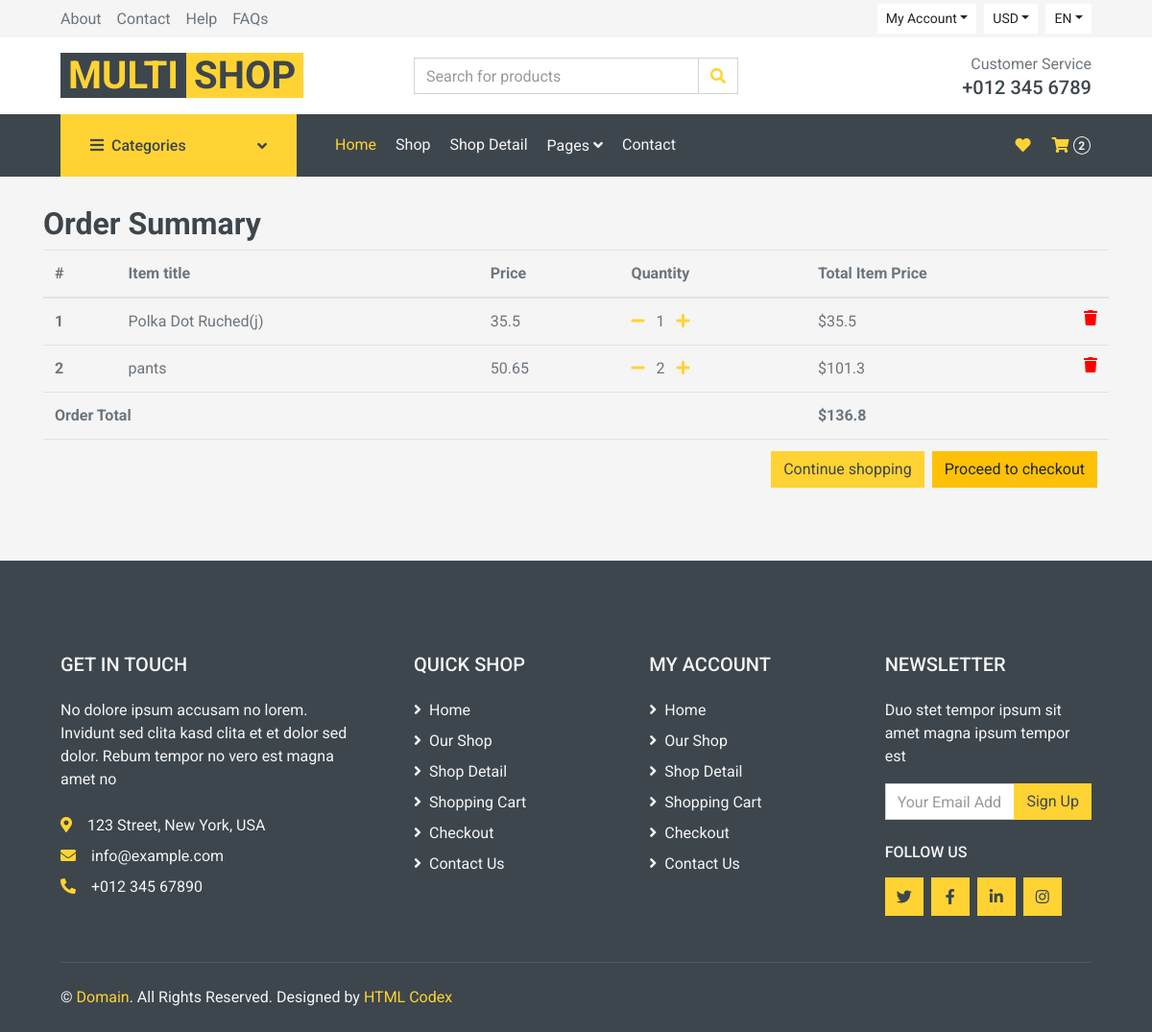
Before: /order-summary/ (signed in) with the older database file.
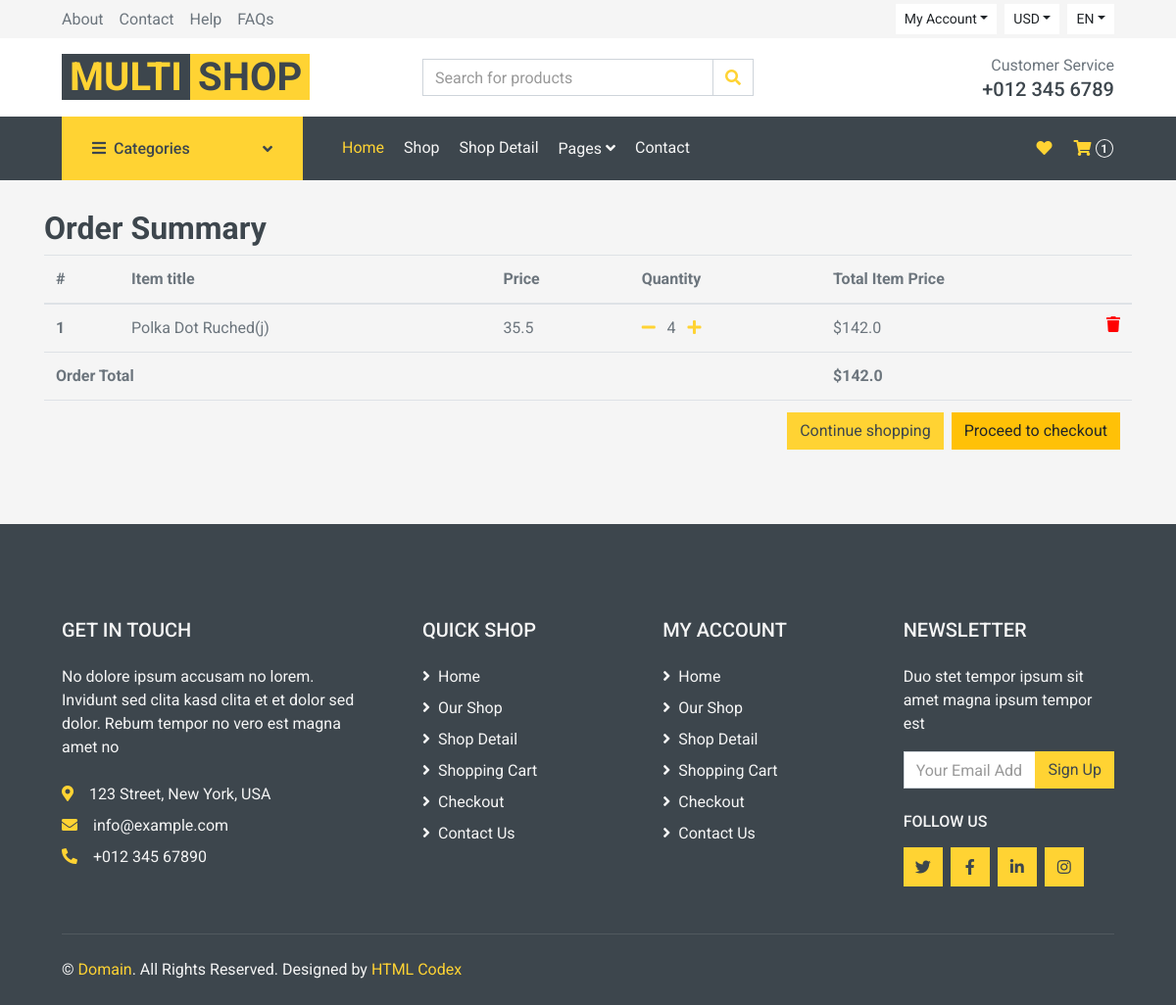
After: the same page with the newer database file.
### shop/models.py (models this page shows, shortened)
class User(AbstractBaseUser):
	email = models.EmailField(verbose_name='Email Address', unique=True, null=True)
	username = models.CharField(max_length=100, unique=True)
	date_joined = models.DateTimeField(verbose_name='date joined', auto_now_add=True)
	last_login = models.DateTimeField(verbose_name='last login', auto_now=True)
	is_admin = models.BooleanField(default=False)
	is_active = models.BooleanField(default=False)
	is_staff = models.BooleanField(default=False)
	is_superuser = models.BooleanField(default=False)
	USERNAME_FIELD = 'email'
	REQUIRED_FIELDS = ['username', ]
	objects = CustomUserManager()

class Order(models.Model):
    costumer = models.ForeignKey(User, on_delete=models.CASCADE, null=True)
    date_created = models.DateTimeField(auto_now_add=True)
    date_update = models.DateTimeField(auto_now=True)
    items = models.ManyToManyField(OrderItem)
    total = models.FloatField(default=0.00)
    active = models.BooleanField(default=True)
    order_date = models.DateTimeField(null=True)
    def get_total(self):
        total = 0
        for order_item in self.items.all():
            total += order_item.get_final_price()
        return total

class OrderItem(models.Model):
    item = models.ForeignKey(Item, on_delete=models.CASCADE)
    costumer = models.ForeignKey(User, on_delete=models.CASCADE, null=True)
    quantity = models.IntegerField(default=1)
    active = models.BooleanField(default=True)
    def get_total_item_price(self):
        return self.quantity * self.item.price
    def get_final_price(self):
        if self.item.discount_price:
            return self.get_total_discount_item_price()
        return self.get_total_item_price()

class Item(models.Model):
    name = models.CharField(max_length=100)
    category_1 = models.ForeignKey(Category1, on_delete=models.SET_NULL, null=True)
    category_2 = models.CharField(max_length=5, choices=CATEGORY2_CHOICES, null=True)
    picture = models.ImageField(upload_to='media/products', default='media/products/example.jpg')
    price = models.FloatField()
    slug = models.SlugField(null=True, blank=True)
    rate = models.FloatField(default=0, null=True, blank=True)
    discount_price = models.FloatField(blank=True, null=True)

### shop/views.py (the view)
# urls.py: path('order-summary/', views.OrderSummaryView, name='order-summary'),
def OrderSummaryView(request):
    try:
        order = Order.objects.get(costumer=request.user, active=True)
        context = {
            'object': order
        }
        return render(request, 'shop/order_summary.html', context)
    except ObjectDoesNotExist:
        messages.warning(self.request, "You do not have an active order")
        return redirect("shop:home")

### shop/templatetags/shopping_card.py (called while the page is built)
@register.filter
def cart_item_count(user):
	if user.is_authenticated:
		qs = Order.objects.filter(costumer=user, active=True)
		if qs.exists():
			return qs[0].items.count()
	return 0

### templates/shop/order_summary.html (shortened to what this page needs)
{% extends "base.html" %}
{% block content %}
  <main>
    <div class="container">
    <div class="table-responsive text-nowrap">
    <h2>Order Summary</h2>
    <table class="table">
        <thead>
        <tr>
            <th scope="col">#</th>
            <th scope="col">Item title</th>
            <th scope="col">Price</th>
            <th scope="col">Quantity</th>
            <th scope="col">Total Item Price</th>
        </tr>
        </thead>
        <tbody>
        {% for order_item in object.items.all %}
        <tr>
            <th scope="row">{{ forloop.counter }}</th>
            <td>{{ order_item.item.name }}</td>
            <td>{{ order_item.item.price }}</td>
            <td>
                <a href="{% url 'shop:remove-one-item-from-cart' order_item.item.pk %}"><i class="fas fa-minus mr-2"></i></a>
                {{ order_item.quantity }}
                <a href="{% url 'shop:add-to-cart' order_item.item.pk %}"><i class="fas fa-plus ml-2"></i></a>
            </td>
            <td>
            {% if order_item.item.discount_price %}
                ${{ order_item.get_total_discount_item_price }}
                <span class="badge badge-primary">Saving ${{ order_item.get_amount_saved }}</span>
            {% else %}
                ${{ order_item.get_total_item_price }}
            {% endif %}
            <a style='color: red;' href="{% url 'shop:remove-from-cart' order_item.item.pk %}">
                <i class="fas fa-trash float-right"></i>
            </a>
            </td>
        </tr>
        {% endfor %}
        {% if object.get_total %}
        <tr>
            <td colspan="4"><b>Order Total</b></td>
            <td><b>${{ object.get_total }}</b></td>
        </tr>
        <tr>
            <td colspan="5">
            <a class='btn btn-warning float-right ml-2' href='/checkout/'>Proceed to checkout</a>
            <a class='btn btn-primary float-right' href='/'>Continue shopping</a>
            </td>
        </tr>
        {% endif %}
        </tbody>
    </table>
    </div>
    </div>
  </main>
{% endblock content %}

### templates/base.html (shortened to what the changed rows need)
{% load static %}
{% load shopping_card %}
<!DOCTYPE html>
<html lang="en">
<head>
    <link href="https://cdnjs.cloudflare.com/ajax/libs/font-awesome/5.10.0/css/all.min.css" rel="stylesheet">
    <link href="{% static 'lib/animate/animate.min.css' %}"  rel="stylesheet">
    <link href="{% static 'lib/owlcarousel/assets/owl.carousel.min.css' %}"  rel="stylesheet">
    <link href="{% static 'css/style.css' %}" rel="stylesheet">
</head>
<body>
    <div class="container-fluid bg-dark mb-30">
        <div class="row px-xl-5">
            <div class="col-lg-9">
                <nav class="navbar navbar-expand-lg bg-dark navbar-dark py-3 py-lg-0 px-0">
                    <div class="collapse navbar-collapse justify-content-between" id="navbarCollapse">
                        <div class="navbar-nav ml-auto py-0 d-none d-lg-block">
                            {% if user.is_authenticated %}
                                <a href="{% url 'shop:filter-4' %}" class="btn px-0">
                                    <i class="fas fa-heart text-primary"></i>
                                </a>
                                <a href="{% url 'shop:order-summary' %}" class="btn px-0 ml-3">
                                    <i class="fas fa-shopping-cart text-primary"></i>
                                    <span class="badge text-secondary border border-secondary rounded-circle" style="padding-bottom: 2px;">{{request.user|cart_item_count}}</span>
                                </a>
                            {% endif %}
                        </div>
                    </div>
                </nav>
            </div>
        </div>
    </div>
    {% block content %}
    {% endblock content %}
</body>
</html>

Changed rows visible on the page:
removed OrderItem: item.name "pants", item.price "50.65", quantity "2", get_total_item_price "101.3"
computed for User: user|cart_item_count "2" → "1"
changed OrderItem "Polka Dot Ruched(j)": quantity "1" → "4"; get_total_item_price "35.5" → "142.0"
changed Order: get_total "136.8" → "142.0"
